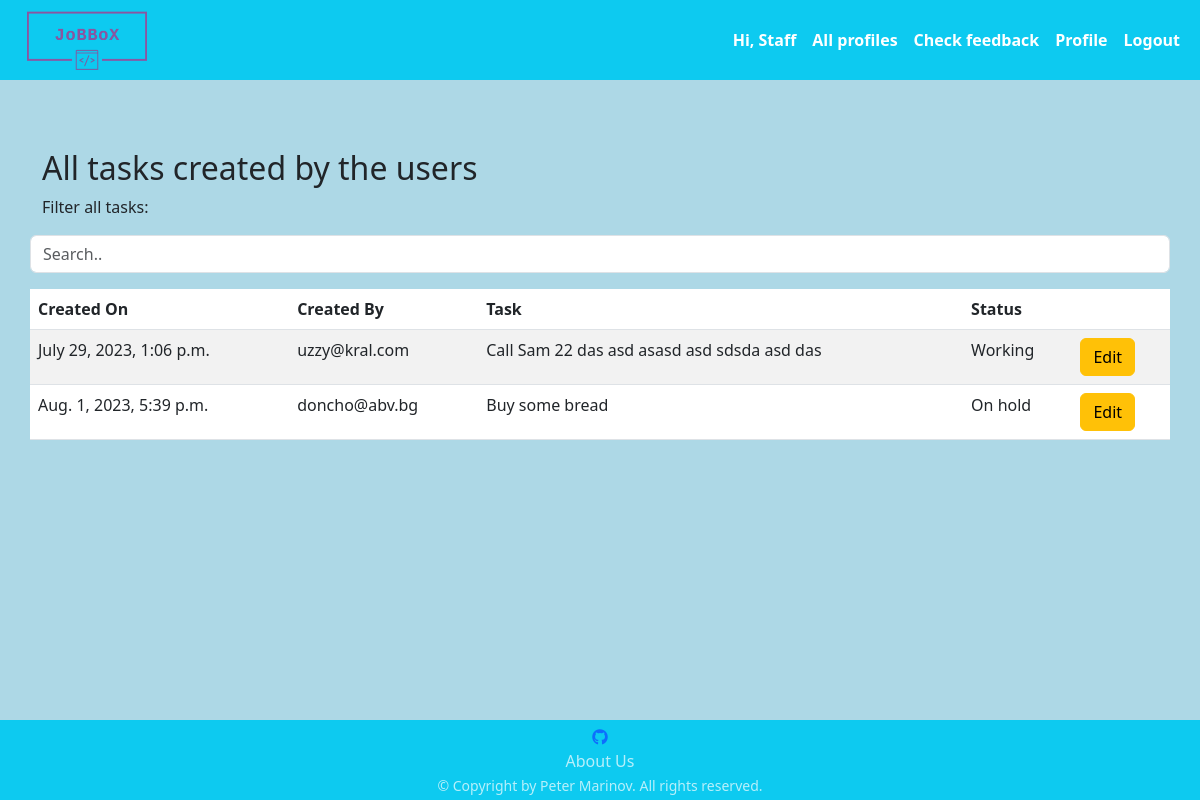
Before: /task/all/ (signed in) with the older database file.
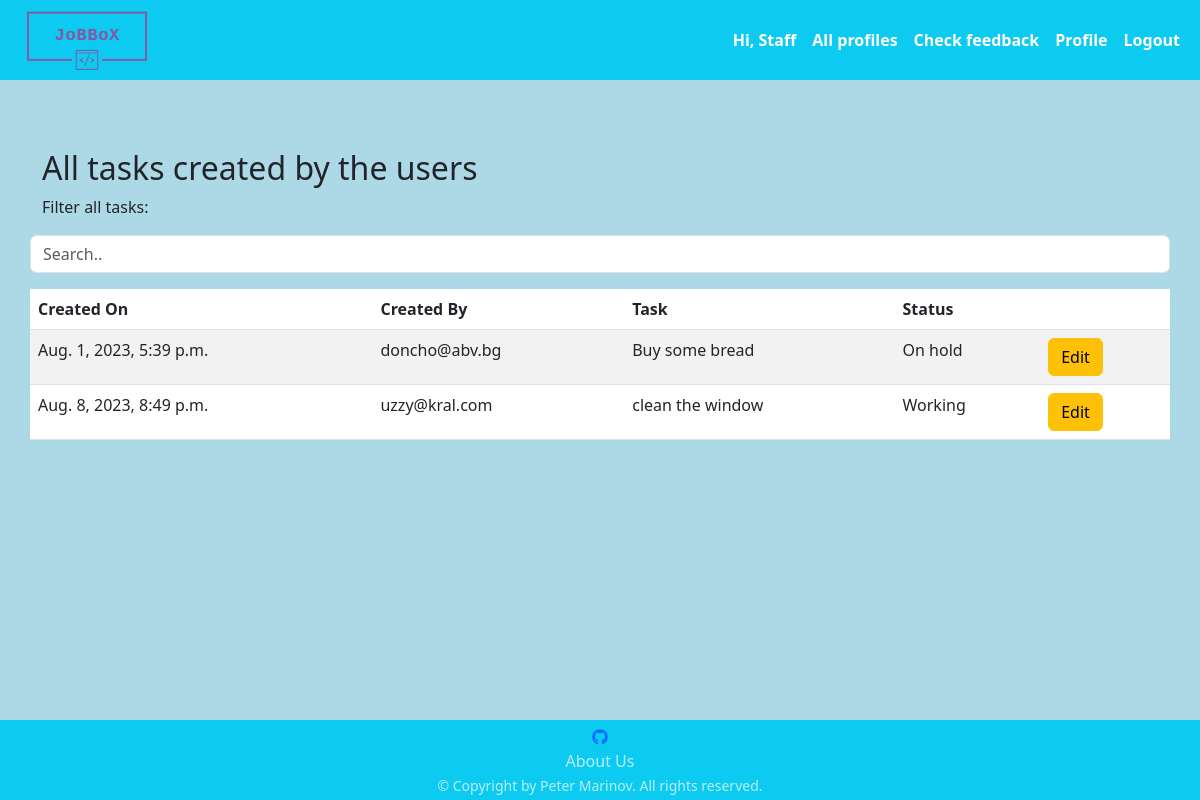
After: the same page with the newer database file.
### jobbox/task/models.py (models this page shows)
class HRTask(models.Model):
    TASK_MAX_LEN = 50
    STATUS_MAX_LEN = 20
    NOT_STARTED = 'Not started'
    WORKING = 'Working'
    ON_HOLD = 'On hold'
    DONE = 'Done'
    hr_task_choices = (
        (NOT_STARTED, NOT_STARTED),
        (WORKING, WORKING),
        (ON_HOLD, ON_HOLD),
        (DONE, DONE)
    )
    date = models.DateTimeField(
        auto_now_add=True,
    )
    task = models.CharField(
        max_length=TASK_MAX_LEN,
    )
    status = models.CharField(
        max_length=STATUS_MAX_LEN,
        choices=hr_task_choices,
        default=NOT_STARTED
    )
    user_id = models.ForeignKey(
        UserModel,
        on_delete=models.CASCADE
    )
    class Meta:
        ordering = ['pk']
        verbose_name = 'HR Task'
        verbose_name_plural = 'HR Tasks'

### jobbox/app_auth/models.py (models this page shows)
class AppUser(auth_models.AbstractBaseUser, auth_models.PermissionsMixin):
    USERNAME_FIELD = 'email'
    objects = AppUserManager()
    email = models.EmailField(
        null=False,
        blank=False,
        unique=True,
    )
    is_staff = models.BooleanField(
        default=False,
    )

### jobbox/task/views.py (the view)
# urls.py: path('all/', ListAllTasks.as_view(), name='list_all_tasks'),
class ListAllTasks(auth_mixins.LoginRequiredMixin, OnlyAdminAndStaffAccessMixin, views.ListView):
    template_name = 'task/all_tasks.html'
    model = HRTask

### jobbox/task/views.py (called while the page is built)
    def dispatch(self, request, *args, **kwargs):
        if not (request.current_user.is_staff or request.current_user.is_superuser):
            raise PermissionDenied()
        return super().dispatch(request, *args, **kwargs)

### middawares/middawares.py (called while the page is built)
def set_profile_middleware(get_response):
    def middleware(request, *args, **kwargs):
        if request.user.is_authenticated:
            request.current_user = request.user
        else:
            request.current_user = None
        return get_response(request, *args, **kwargs)
    return middleware

### templates/task/all_tasks.html (shortened to what this page needs)
{% extends 'base.html' %}
{% block content %}
    {% if object_list %}
        <h2>All tasks created by the users</h2>
        <p>Filter all tasks:</p>
        <input class="form-control container-fluid mb-3" id="allTasksTableInput" type="text" placeholder="Search..">
        <br>
        <table class="table table-hover table-striped">
            <thead>
            <tr>
                <th scope="col">Created On</th>
                <th scope="col">Created By</th>
                <th scope="col">Task</th>
                <th scope="col">Status</th>
                <th scope="col"></th>
            </tr>
            </thead>
            <tbody id="allTasksTable">
            {% for task in object_list %}
                <tr>
                    <td>{{ task.date }}</td>
                    <td>{{ task.user_id }}</td>
                    <td>{{ task.task }}</td>
                    <td>{{ task.status }}</td>
                    <td>
                        <a class="btn btn-warning" href="{% url 'edit_hr_task' pk=task.pk %}">Edit</a>
                    </td>
                </tr>
            {% endfor %}
            </tbody>
        </table>
    {% else %}
        <h3>You don't have any tasks created.</h3>
    {% endif %}
{% endblock %}

Changed rows visible on the page:
removed HRTask: date "July 29, 2023, 1:06 p.m.", user_id "uzzy@kral.com", task "Call Sam 22 das asd asasd asd sdsda asd das", status "Working"
added HRTask: date "Aug. 8, 2023, 8:49 p.m.", user_id "uzzy@kral.com", task "clean the window", status "Working"
